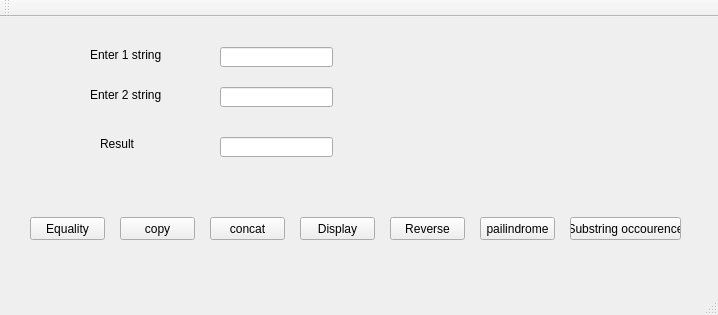
<?xml version="1.0" encoding="UTF-8"?>
<ui version="4.0">
 <class>Stringop</class>
 <widget class="QMainWindow" name="Stringop">
  <property name="geometry">
   <rect>
    <x>0</x>
    <y>0</y>
    <width>718</width>
    <height>315</height>
   </rect>
  </property>
  <property name="windowTitle">
   <string>Stringop</string>
  </property>
  <widget class="QWidget" name="centralWidget">
   <widget class="QLabel" name="label">
    <property name="geometry">
     <rect>
      <x>90</x>
      <y>30</y>
      <width>81</width>
      <height>16</height>
     </rect>
    </property>
    <property name="text">
     <string>Enter 1 string</string>
    </property>
   </widget>
   <widget class="QLabel" name="label_2">
    <property name="geometry">
     <rect>
      <x>90</x>
      <y>70</y>
      <width>71</width>
      <height>16</height>
     </rect>
    </property>
    <property name="text">
     <string>Enter 2 string</string>
    </property>
   </widget>
   <widget class="QLabel" name="label_3">
    <property name="geometry">
     <rect>
      <x>100</x>
      <y>120</y>
      <width>46</width>
      <height>13</height>
     </rect>
    </property>
    <property name="text">
     <string>Result</string>
    </property>
   </widget>
   <widget class="QLineEdit" name="lineEdit">
    <property name="geometry">
     <rect>
      <x>220</x>
      <y>30</y>
      <width>113</width>
      <height>20</height>
     </rect>
    </property>
   </widget>
   <widget class="QLineEdit" name="lineEdit_2">
    <property name="geometry">
     <rect>
      <x>220</x>
      <y>70</y>
      <width>113</width>
      <height>20</height>
     </rect>
    </property>
   </widget>
   <widget class="QLineEdit" name="lineEdit_3">
    <property name="geometry">
     <rect>
      <x>220</x>
      <y>120</y>
      <width>113</width>
      <height>20</height>
     </rect>
    </property>
   </widget>
   <widget class="QPushButton" name="pushButton">
    <property name="geometry">
     <rect>
      <x>30</x>
      <y>200</y>
      <width>75</width>
      <height>23</height>
     </rect>
    </property>
    <property name="text">
     <string>Equality</string>
    </property>
   </widget>
   <widget class="QPushButton" name="pushButton_2">
    <property name="geometry">
     <rect>
      <x>120</x>
      <y>200</y>
      <width>75</width>
      <height>23</height>
     </rect>
    </property>
    <property name="text">
     <string>copy</string>
    </property>
   </widget>
   <widget class="QPushButton" name="pushButton_3">
    <property name="geometry">
     <rect>
      <x>210</x>
      <y>200</y>
      <width>75</width>
      <height>23</height>
     </rect>
    </property>
    <property name="text">
     <string>concat</string>
    </property>
   </widget>
   <widget class="QPushButton" name="pushButton_4">
    <property name="geometry">
     <rect>
      <x>300</x>
      <y>200</y>
      <width>75</width>
      <height>23</height>
     </rect>
    </property>
    <property name="text">
     <string>Display</string>
    </property>
   </widget>
   <widget class="QPushButton" name="pushButton_5">
    <property name="geometry">
     <rect>
      <x>390</x>
      <y>200</y>
      <width>75</width>
      <height>23</height>
     </rect>
    </property>
    <property name="text">
     <string>Reverse</string>
    </property>
   </widget>
   <widget class="QPushButton" name="pushButton_6">
    <property name="geometry">
     <rect>
      <x>480</x>
      <y>200</y>
      <width>75</width>
      <height>23</height>
     </rect>
    </property>
    <property name="text">
     <string>pailindrome</string>
    </property>
   </widget>
   <widget class="QPushButton" name="pushButton_7">
    <property name="geometry">
     <rect>
      <x>570</x>
      <y>200</y>
      <width>111</width>
      <height>23</height>
     </rect>
    </property>
    <property name="text">
     <string>Substring occourence</string>
    </property>
   </widget>
  </widget>
  <widget class="QMenuBar" name="menuBar">
   <property name="geometry">
    <rect>
     <x>0</x>
     <y>0</y>
     <width>718</width>
     <height>21</height>
    </rect>
   </property>
  </widget>
  <widget class="QToolBar" name="mainToolBar">
   <attribute name="toolBarArea">
    <enum>TopToolBarArea</enum>
   </attribute>
   <attribute name="toolBarBreak">
    <bool>false</bool>
   </attribute>
  </widget>
  <widget class="QStatusBar" name="statusBar"/>
 </widget>
 <layoutdefault spacing="6" margin="11"/>
 <resources/>
 <connections/>
</ui>
